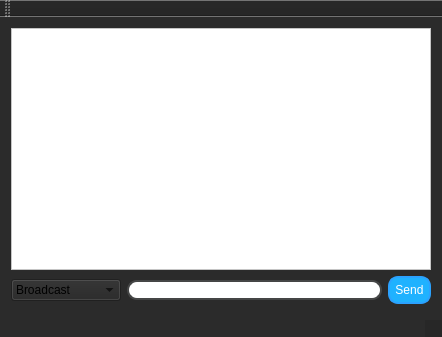
<?xml version="1.0" encoding="UTF-8"?>
<ui version="4.0">
 <class>MainWindow</class>
 <widget class="QMainWindow" name="MainWindow">
  <property name="geometry">
   <rect>
    <x>0</x>
    <y>0</y>
    <width>442</width>
    <height>337</height>
   </rect>
  </property>
  <property name="windowTitle">
   <string>QTCPServer</string>
  </property>
  <property name="styleSheet">
   <string notr="true">background-color: rgba(37, 37, 37, 179);</string>
  </property>
  <widget class="QWidget" name="centralWidget">
   <layout class="QGridLayout" name="gridLayout">
    <item row="1" column="2">
     <widget class="QPushButton" name="pushButton_sendMessage">
      <property name="minimumSize">
       <size>
        <width>0</width>
        <height>0</height>
       </size>
      </property>
      <property name="styleSheet">
       <string notr="true">background-color: rgb(31, 178, 255);
color:white;
border-width: 2px;
border-style: solid;
border-color: rgb(43, 162, 255);
border-radius: 10px;
padding: 5px;
</string>
      </property>
      <property name="text">
       <string>Send</string>
      </property>
     </widget>
    </item>
    <item row="0" column="0" colspan="3">
     <widget class="QTextBrowser" name="textBrowser_receivedMessages">
      <property name="styleSheet">
       <string notr="true">background-color: rgb(255, 255, 255);</string>
      </property>
     </widget>
    </item>
    <item row="1" column="0">
     <widget class="QComboBox" name="comboBox_receiver">
      <property name="minimumSize">
       <size>
        <width>110</width>
        <height>0</height>
       </size>
      </property>
      <item>
       <property name="text">
        <string>Broadcast</string>
       </property>
      </item>
     </widget>
    </item>
    <item row="1" column="1">
     <widget class="QLineEdit" name="lineEdit_message">
      <property name="minimumSize">
       <size>
        <width>150</width>
        <height>0</height>
       </size>
      </property>
      <property name="styleSheet">
       <string notr="true">background-color: rgb(255, 255, 255);
border-width: 2px;
border-style: solid;
border-color: rgb(69, 70, 70);
border-radius: 10px;</string>
      </property>
     </widget>
    </item>
   </layout>
  </widget>
  <widget class="QMenuBar" name="menuBar">
   <property name="geometry">
    <rect>
     <x>0</x>
     <y>0</y>
     <width>442</width>
     <height>21</height>
    </rect>
   </property>
  </widget>
  <widget class="QToolBar" name="mainToolBar">
   <attribute name="toolBarArea">
    <enum>TopToolBarArea</enum>
   </attribute>
   <attribute name="toolBarBreak">
    <bool>false</bool>
   </attribute>
  </widget>
  <widget class="QStatusBar" name="statusBar"/>
 </widget>
 <layoutdefault spacing="6" margin="11"/>
 <resources/>
 <connections/>
</ui>
